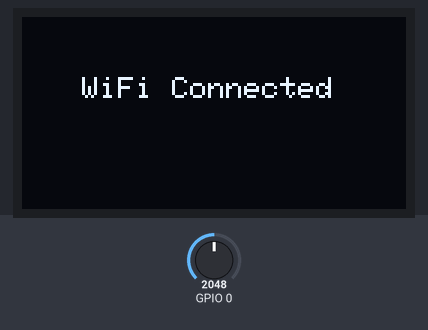
Bench run of a sketch on a simulated ESP32. On the bench: 128×64 one-colour display. Inputs (shaded band) come from the test bench; at power-on: GPIO 0 = 2048. WiFi joins after 1.5 s; servers stay silent unless stated; the display library's start-up logo is not drawn.

Above: at 2.2 s.
At 7.3 s:
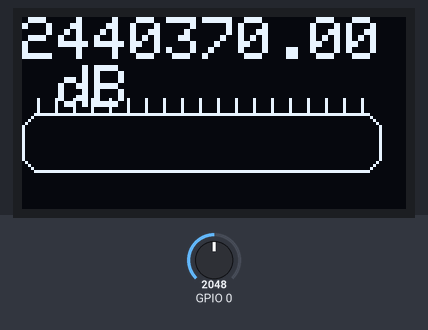
7.4 s: GPIO 0 set to 984
At 8.1 s:
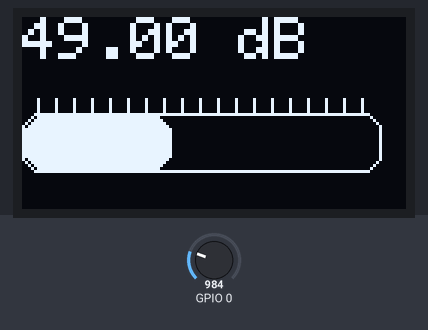
Timing chart, 0 to 10.4 s (numbered marks = the images above; inputs shaded):
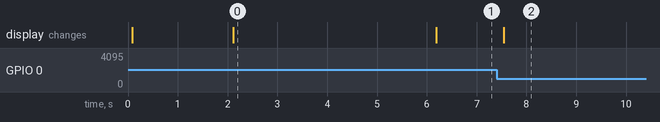

The sketch:

Real_time_noise_surveillance_jan27a.ino
```cpp
#include "arduino_secrets.h"
/*
  Sketch generated by the Arduino IoT Cloud Thing "Decibel meter "
  https://create.arduino.cc/cloud/things/ffcfb732-af79-4aa6-b9f3-09f83009b6e9

  Arduino IoT Cloud Variables description

  The following variables are automatically generated and updated when changes are made to the Thing

  float db;

  Variables which are marked as READ/WRITE in the Cloud Thing will also have functions
  which are called when their values are changed from the Dashboard.
  These functions are generated with the Thing and added at the end of this sketch.
*/

#include "thingProperties.h"
#include <SPI.h>
#include <Wire.h>
#include <Adafruit_GFX.h>
#include <Adafruit_SSD1306.h>

#define SCREEN_WIDTH 128    // OLED display width, in pixels
#define SCREEN_HEIGHT 64    // OLED display height, in pixels
#define OLED_RESET -1       // Reset pin # (or -1 if sharing Arduino reset pin)
Adafruit_SSD1306 display(SCREEN_WIDTH, SCREEN_HEIGHT, &Wire, OLED_RESET);
const int sampleWindow = 50;                              // Sample window width in mS (50 mS = 20Hz)
unsigned int sample;

void setup() {
  // Initialize serial and wait for port to open:
   Serial.begin(115200);                                    //Serial comms for debugging
   display.begin(SSD1306_SWITCHCAPVCC, 0x3C);              //OLED display start
   display.display();                                     //show buffer
   display.clearDisplay();                                //clear buffer
   display.setTextSize(1);                                //Set text size to 1 (1-6)
   display.setTextColor(WHITE);                           //Set text color to WHITE (no choice lol)
   display.setCursor(20,20);                                //cursor to upper left corner
   display.println("Decibel Meter");               //write title
   display.display();                                     //show title
   delay(2000);

  // Defined in thingProperties.h
  initProperties();

  // Connect to Arduino IoT Cloud
  ArduinoCloud.begin(ArduinoIoTPreferredConnection);

  /*
     The following function allows you to obtain more information
     related to the state of network and IoT Cloud connection and errors
     the higher number the more granular information you’ll get.
     The default is 0 (only errors).
     Maximum is 4
 */
  setDebugMessageLevel(2);
  ArduinoCloud.printDebugInfo();

    display.clearDisplay();
    display.setCursor(20,20);
    display.setTextSize(1);
    display.setTextColor(WHITE);
    display.print("WiFi Connected");
    display.display();
    delay(4000);
    display.clearDisplay();
}

void loop() {
  ArduinoCloud.update();
  // Your code here
   unsigned long startMillis= millis();                   // Start of sample window
   float peakToPeak = 0;                                  // peak-to-peak level

   unsigned int signalMax = 0;                            //minimum value
   unsigned int signalMin = 1024;                         //maximum value

                                                          // collect data for 50 mS
   while (millis() - startMillis < sampleWindow)
   {
      sample = analogRead(0);                             //get reading from microphone
      if (sample < 1024)                                  // toss out spurious readings
      {
         if (sample > signalMax)
         {
            signalMax = sample;                           // save just the max levels
         }
         else if (sample < signalMin)
         {
            signalMin = sample;                           // save just the min levels
         }
      }
   }
   peakToPeak = signalMax - signalMin;                    // max - min = peak-peak amplitude
   db = map(peakToPeak,20,900,49.5,90);             //calibrate for deciBels
   display.setCursor(0,0);                                //cursor to upper left
   display.setTextSize(2);                                //set text size to 2
   display.print(db);                                     //write calibrated deciBels
   display.print(" dB");                                  //write units


    for(int x =5;x<114;x=x+6){                            //draw scale
      display.drawLine(x, 32, x, 27, WHITE);
    }
   display.drawRoundRect(0, 32, 120, 20, 6, WHITE);       //draw outline of bar graph
   int r = map(db,0,120,1,120);                           //set bar graph for width of screen
   display.fillRoundRect(1, 33, r, 18, 6, WHITE);         //draw bar graph with a width of r
   display.display();                                     //show all that we just wrote & drew
   display.clearDisplay();
   delay(150);

}

/*
  Since Db is READ_WRITE variable, onDbChange() is
  executed every time a new value is received from IoT Cloud.
*/
void onDbChange()  {
  // Add your code here to act upon Db change
}
```

arduino_secrets.h
```cpp
#define SECRET_SSID ""
#define SECRET_OPTIONAL_PASS ""
#define SECRET_DEVICE_KEY ""
```

thingProperties.h
```cpp
// Code generated by Arduino IoT Cloud, DO NOT EDIT.

#include <ArduinoIoTCloud.h>
#include <Arduino_ConnectionHandler.h>

const char DEVICE_LOGIN_NAME[]  = "f0fffc16-95c9-48ff-b157-33b51afbc8e9";

const char SSID[]               = SECRET_SSID;    // Network SSID (name)
const char PASS[]               = SECRET_OPTIONAL_PASS;    // Network password (use for WPA, or use as key for WEP)
const char DEVICE_KEY[]  = SECRET_DEVICE_KEY;    // Secret device password

void onDbChange();

float db;

void initProperties(){

  ArduinoCloud.setBoardId(DEVICE_LOGIN_NAME);
  ArduinoCloud.setSecretDeviceKey(DEVICE_KEY);
  ArduinoCloud.addProperty(db, READWRITE, ON_CHANGE, onDbChange);

}

WiFiConnectionHandler ArduinoIoTPreferredConnection(SSID, PASS);
```

Measured:
- after the input at 7.4 s, the display: changes after 0.14 s (image 2)
- what the display in image 0 shows lasts 4.1 s, from 2.1 s to 6.2 s
